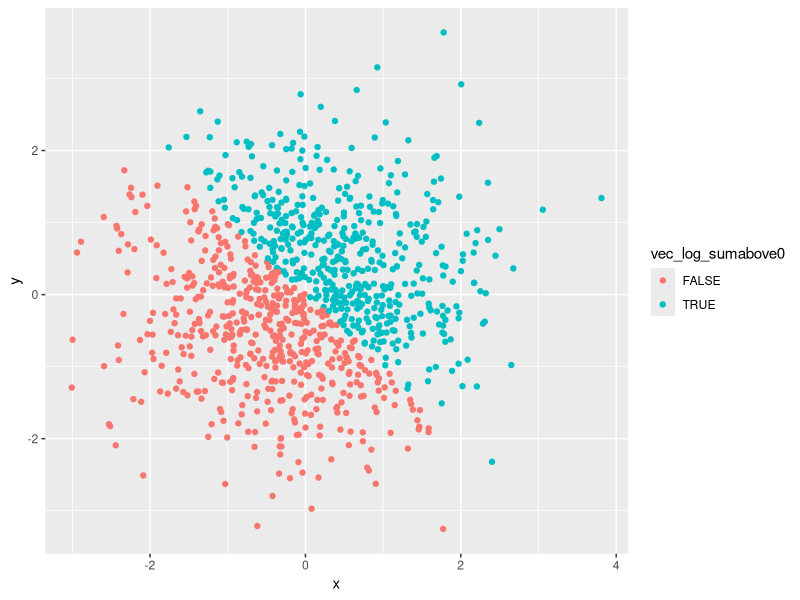
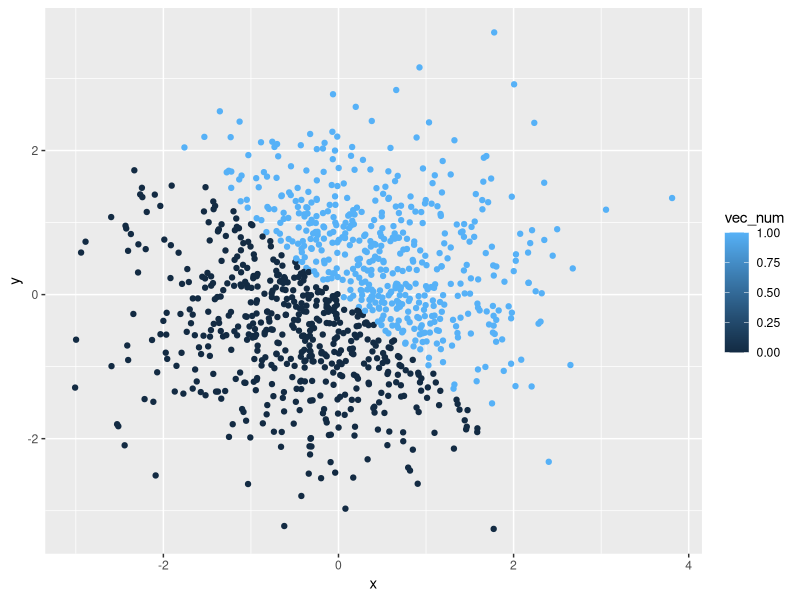
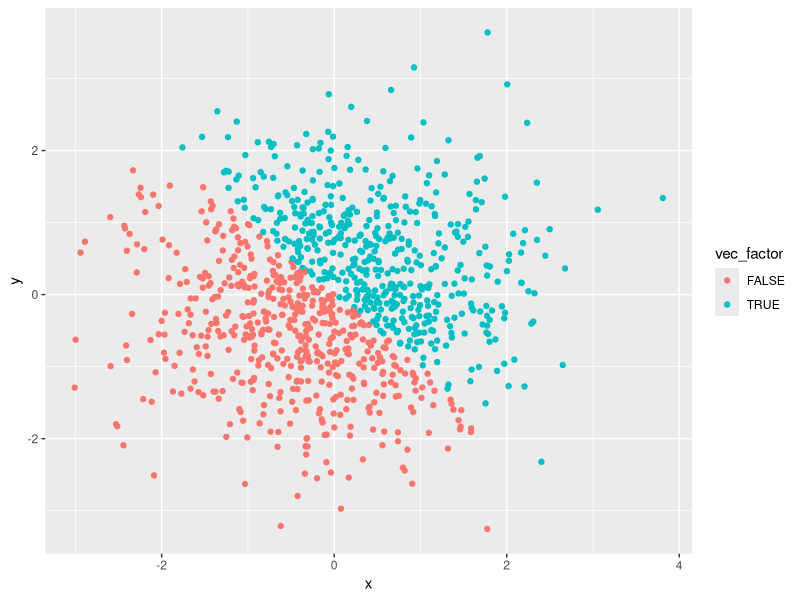
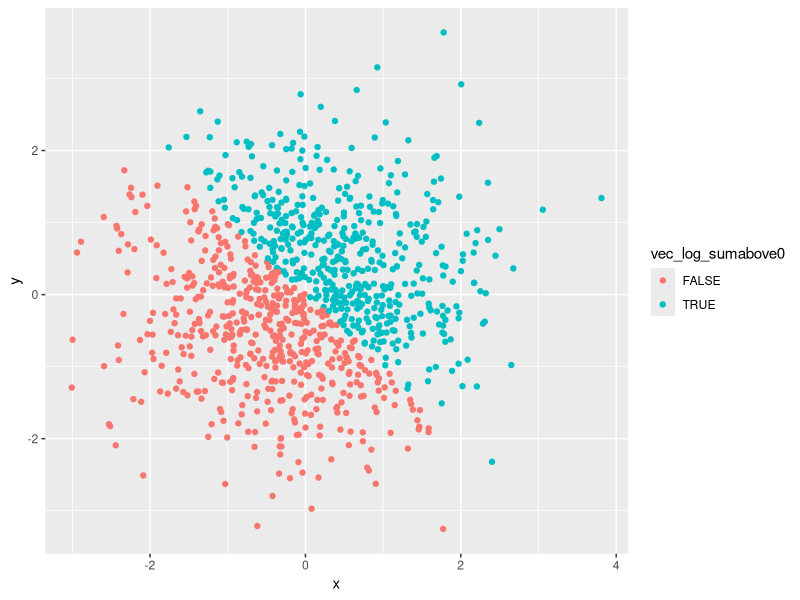

Generate these figures, in order, with R:
## ---- chunk 1
library(tidyverse)
## ---- chunk 2
set.seed(1)
p1_df = tibble(
  x = runif(10, min = 0, max = 5),
  vec_log_above2 = c(x > 2),
  vec_char = c("one", "two", "three", "four", "five", "six", "seven", "eight", "nine", "ten"),
  vec_factor = factor(c("male", "female", "male", "female", "female", "female", "female", "male", "male", "female"))
)
## ---- chunk 3
mean(p1_df$vec_log_above2)
mean(p1_df$vec_factor)
mean(p1_df$vec_char)
## ---- chunk 4
p1_df$vec_char <- as.factor(p1_df$vec_char)
## ---- chunk 5
p1_df$vec_char <- as.numeric(p1_df$vec_char)
## ---- chunk 6
p1_df$vec_factor <- as.character(p1_df$vec_factor)
## ---- chunk 7
p1_df$vec_factor <- as.numeric(p1_df$vec_factor)
## ---- chunk 8
set.seed(1)
p2_df = tibble(
  x = rnorm(1000),
  y = rnorm(1000),
  vec_log_sumabove0 = c(x + y > 0),
  vec_num = as.numeric(vec_log_sumabove0),
  vec_factor = as.factor(vec_log_sumabove0),
  )
## ---- chunk 9
splot1 <- ggplot(p2_df, aes(x = x, y = y, color = vec_log_sumabove0)) + geom_point()
splot1
## ---- chunk 10
splot2 <- ggplot(p2_df, aes(x = x, y = y, color = vec_num)) + geom_point()
splot2
## ---- chunk 11
splot3 <- ggplot(p2_df, aes(x = x, y = y, color = vec_factor)) + geom_point()
splot3
## ---- chunk 12
ggsave("hw1_p2_splot1.png", plot = splot1, device = png())
